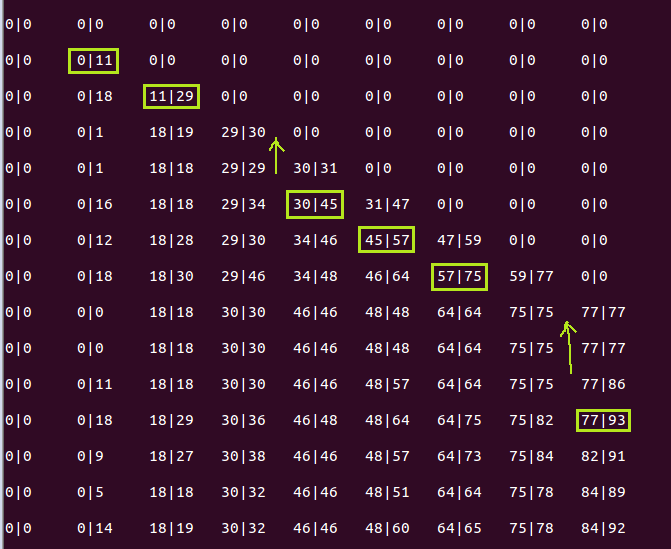
%> input picture PA/tema1/sample1-p2.png, 671 x 549 px
$ octave --eval "bilinear('../../PA/tema1/sample1-p2.png');"   (GNU Octave 9; MATLAB toolbox functions it lacks are replaced by stand-ins)
%> lines starting %> are read from the running program, lines starting %| are printed output that depends on the picture
% nume: Bojin
% prenume: Andrei Florian
% grupa/seria: 313 CA
function bilinear(imagine)
%> called with imagine = '../../PA/tema1/sample1-p2.png'
	IMG=imread(imagine);
%> IMG is the input picture: size 549x671x3 uint8; mean R, G, B 58.6, 23.2, 46.2
	[m, n]=size(IMG);
%> m = 549; n = 2013
	numefis=["out_bilinear_",substr(imagine,10,length(imagine)-10+1)];
	AUX=zeros(2*m-1,2*n-1);
	AUX(1:2:end,1:2:end)=IMG(:,:);
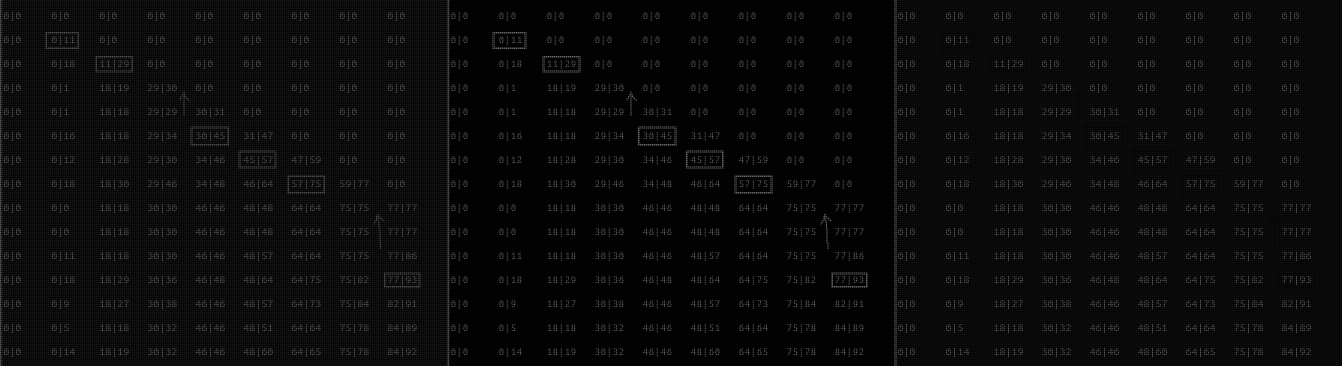
%> AUX: size 1097x4025 double (shown at 1/3 size); min 0, max 255, mean 10.7
	AUX(1:2:end,2:2:end)=round((IMG(:,1:(end-1))+IMG(:,2:end))/2);
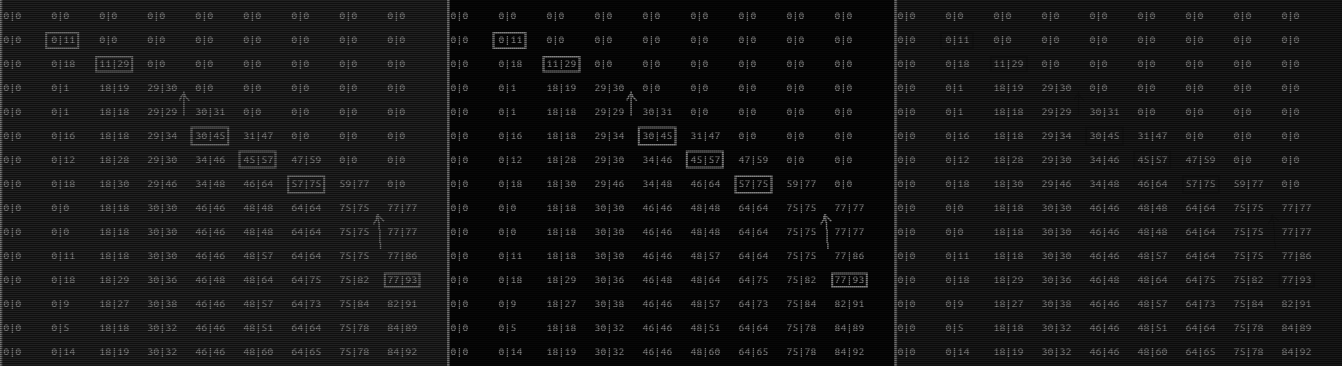
%> AUX: size 1097x4025 double (shown at 1/3 size); min 0, max 255, mean 20.5
	AUX1=(IMG(1:(end-1),:)+IMG(2:end,:))/2;
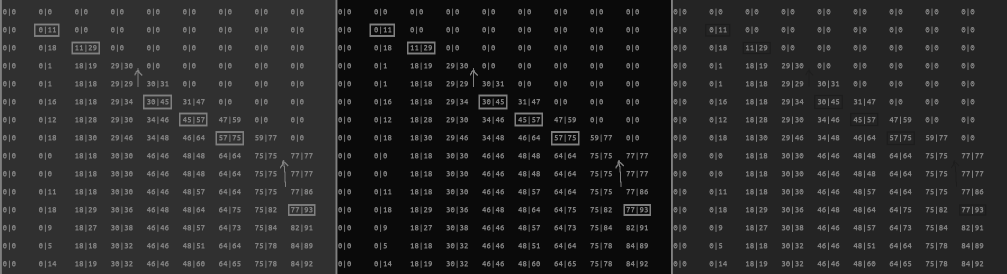
%> AUX1: size 548x2013 uint8 (shown at 1/2 size); min 10, max 128, mean 38.9
	AUX(2:2:end,1:2:end)=round(AUX1);
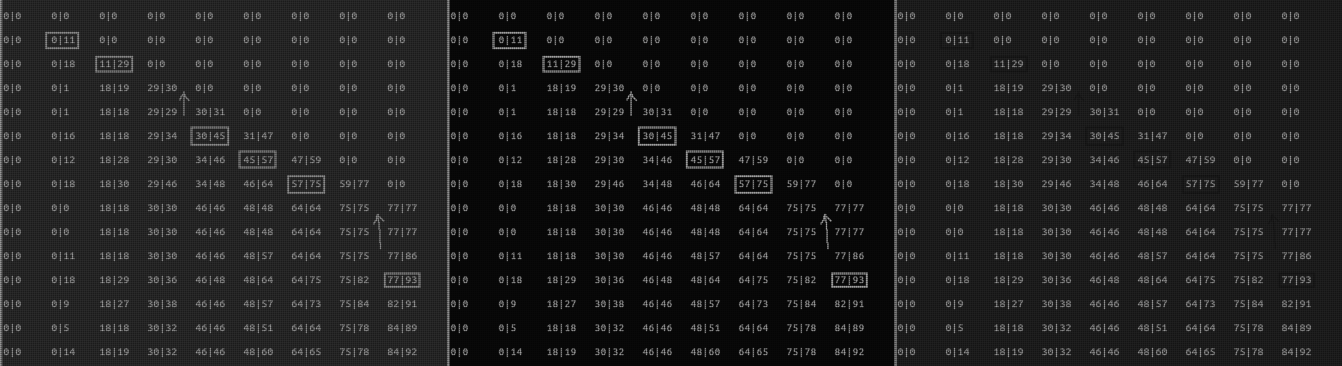
%> AUX: size 1097x4025 double (shown at 1/3 size); min 0, max 255, mean 30.2
	AUX(2:2:end,2:2:end)=round((AUX1(:,1:end-1)+AUX1(:,2:end))/2);
	IMG=AUX';
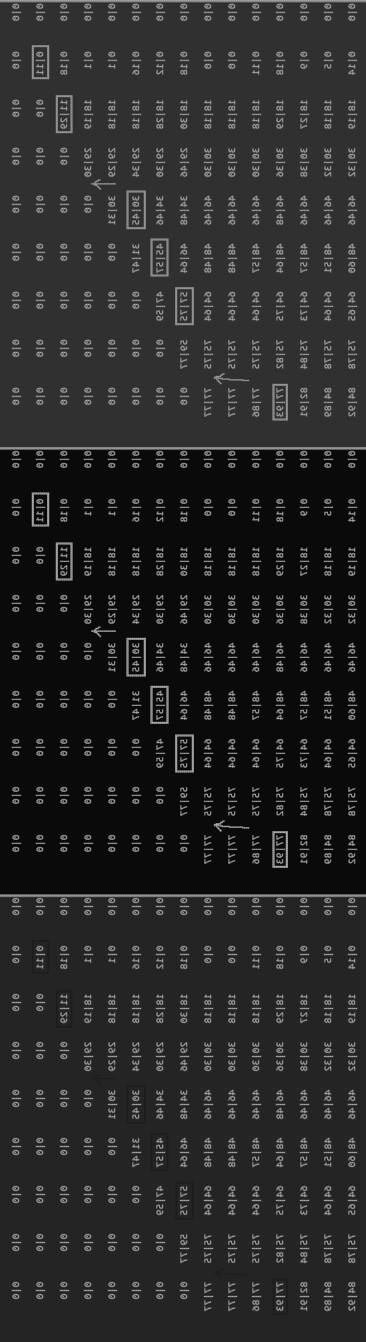
%> IMG: size 4025x1097 double (shown at 1/3 size); min 10, max 255, mean 40; mean of the top-left, top-right, bottom-left and bottom-right quarters 44.4, 44.6, 34.4, 36.5
	out = fopen(numefis,'w');
	fprintf(out, "P2\n"); %%tipul fisierului
	fprintf(out, "%i %i\n", 2*n-1, 2*m-1);
	fprintf(out, "%i\n", 255); %%max = 255 = valoarea_maxima_din_matricea_rezultat
	fprintf(out,"%i\n", IMG);
	fclose(out);
end

$ run again, on PA/tema1/sample2-p2.png
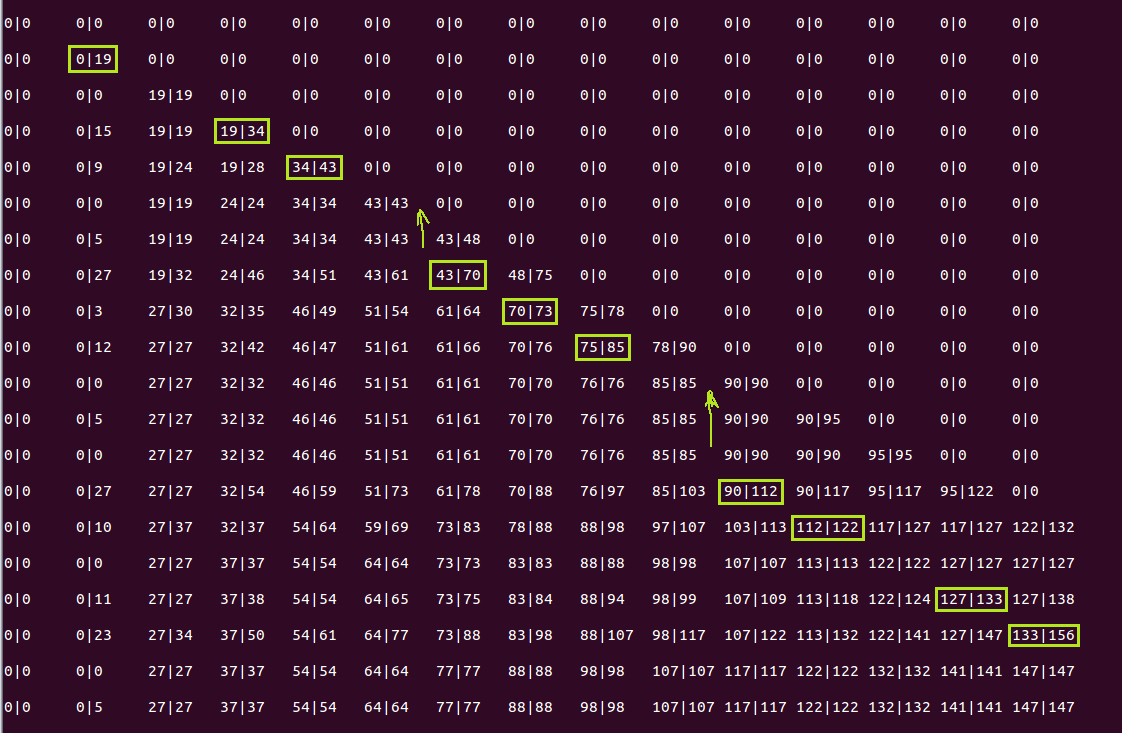
%> input picture PA/tema1/sample2-p2.png, 1122 x 733 px
%> in bilinear, IMG is the input picture: size 733x1122x3 uint8; mean R, G, B 58.2, 22.5, 45.9
%> in bilinear, `AUX(2:2:end,2:2:end)=round((AUX1(:,1:end-1)+AUX1(:,2:end))/2);`:
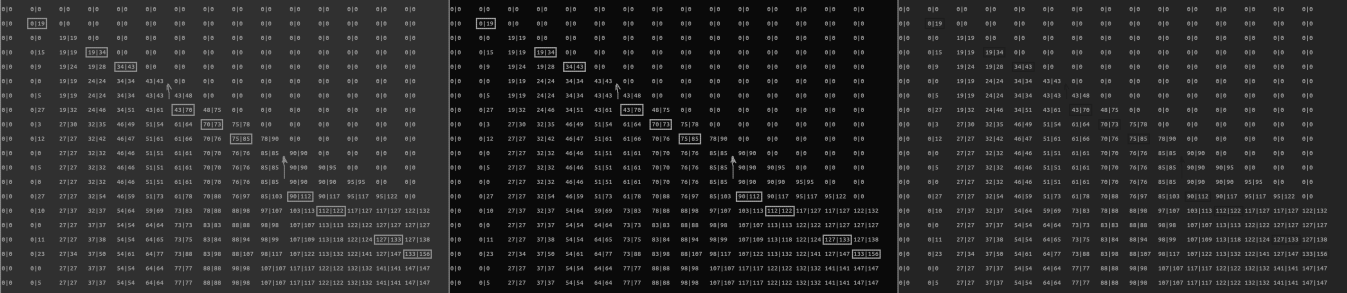
%> AUX: size 1465x6731 double (shown at 1/5 size); min 10, max 255, mean 39.6
%> in bilinear, `IMG=AUX';`:
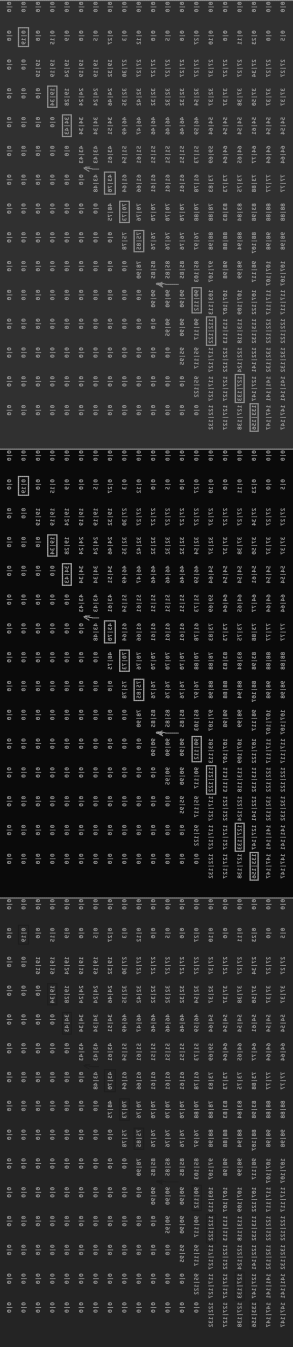
%> IMG: size 6731x1465 double (shown at 1/5 size); min 10, max 255, mean 39.6; mean of the top-left, top-right, bottom-left and bottom-right quarters 43.3, 44.2, 33.9, 37.1

$ run again, on PA/tema1/sample3-p2.png
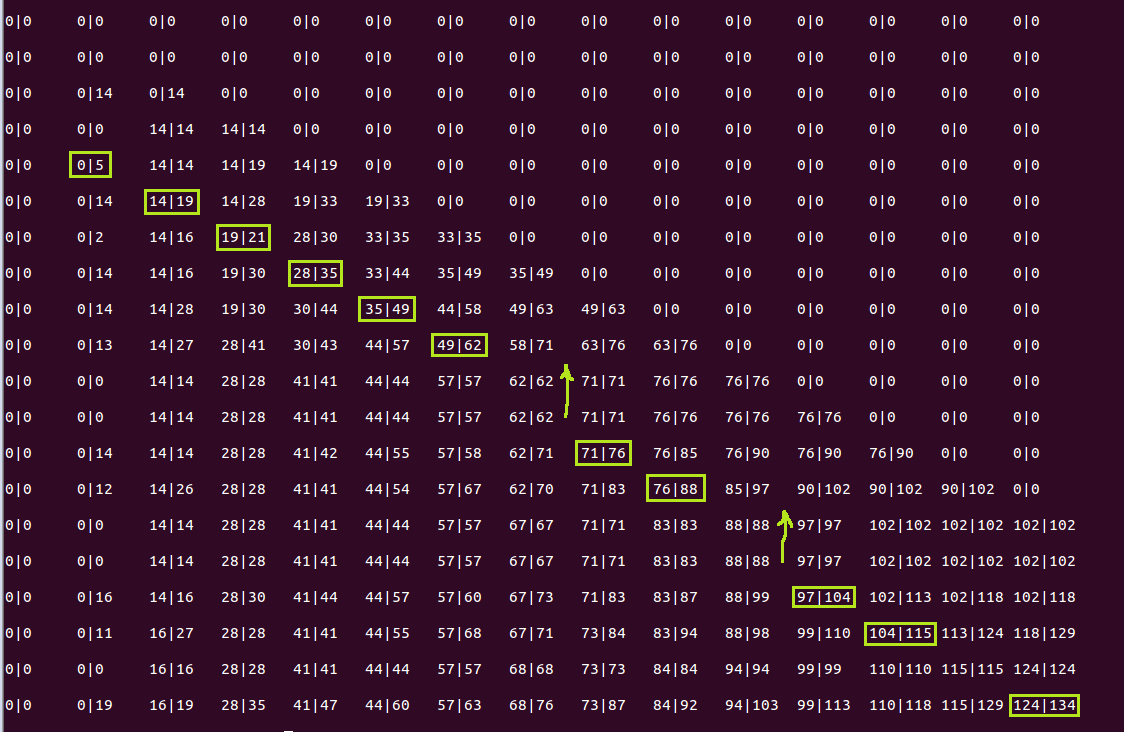
%> input picture PA/tema1/sample3-p2.png, 1124 x 732 px
%> in bilinear, IMG is the input picture: size 732x1124x3 uint8; mean R, G, B 58.3, 22.7, 46
%> in bilinear, `AUX(2:2:end,1:2:end)=round(AUX1);`:
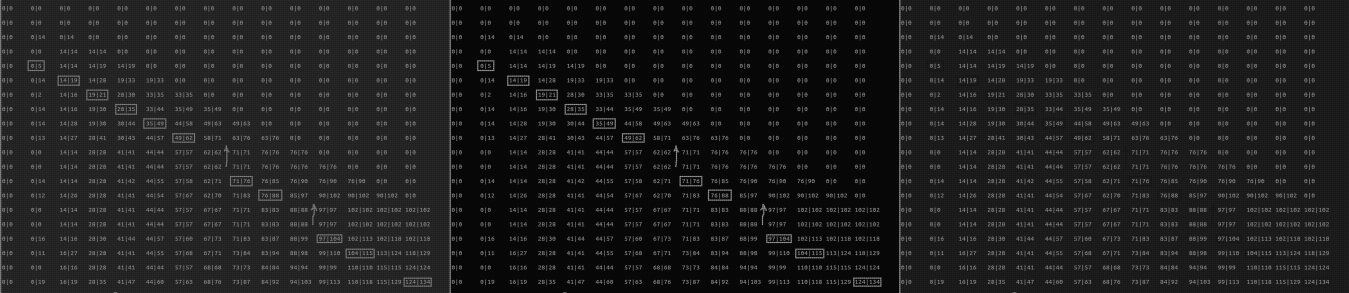
%> AUX: size 1463x6743 double (shown at 1/5 size); min 0, max 255, mean 30
%> in bilinear, `IMG=AUX';`:
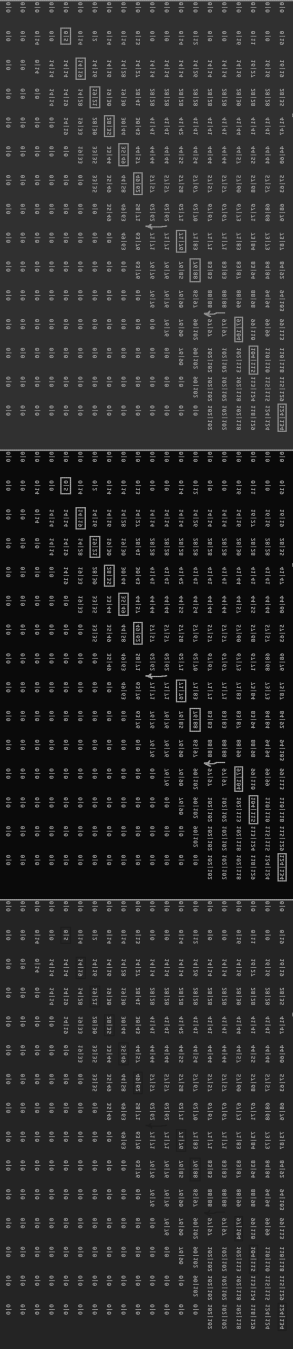
%> IMG: size 6743x1463 double (shown at 1/5 size); min 10, max 255, mean 39.7; mean of the top-left, top-right, bottom-left and bottom-right quarters 43.5, 44.4, 33.8, 37

$ run again, on PA/tema1/date.png
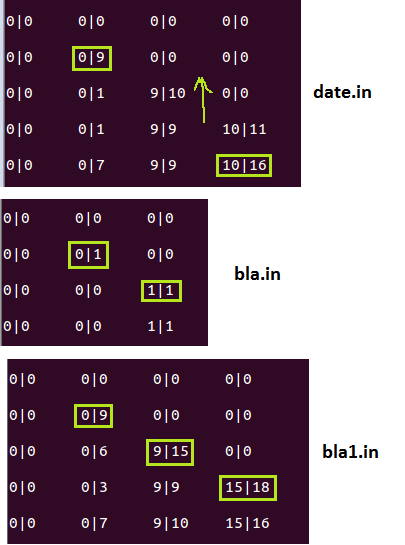
%> input picture PA/tema1/date.png, 405 x 545 px
%> in bilinear, IMG is the input picture: size 545x405x3 uint8; mean R, G, B 127.2, 104.8, 118
%> in bilinear, `AUX(2:2:end,2:2:end)=round((AUX1(:,1:end-1)+AUX1(:,2:end))/2);`:
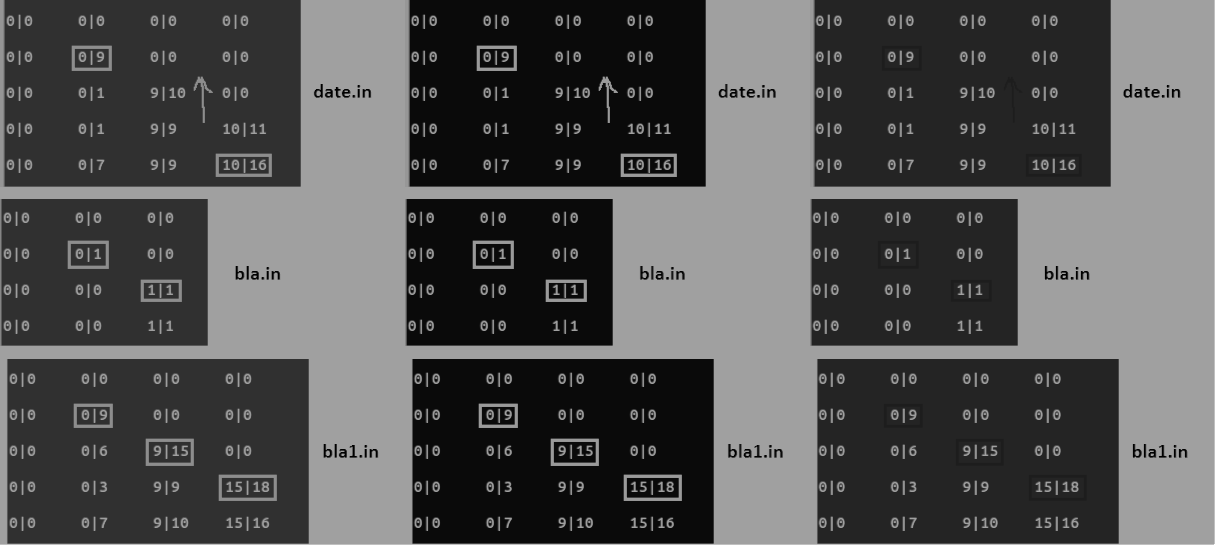
%> AUX: size 1089x2429 double (shown at 1/2 size); min 0, max 255, mean 81.9
%> in bilinear, `IMG=AUX';`:
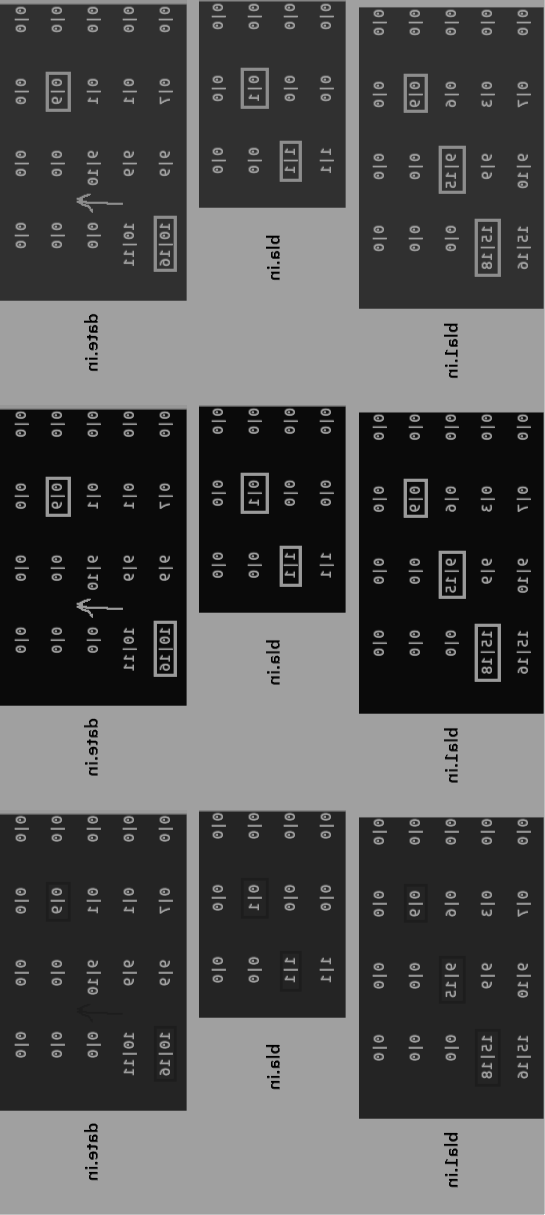
%> IMG: size 2429x1089 double (shown at 1/2 size); min 0, max 255, mean 81.9; mean of the top-left, top-right, bottom-left and bottom-right quarters 71, 72.1, 93, 91.4
